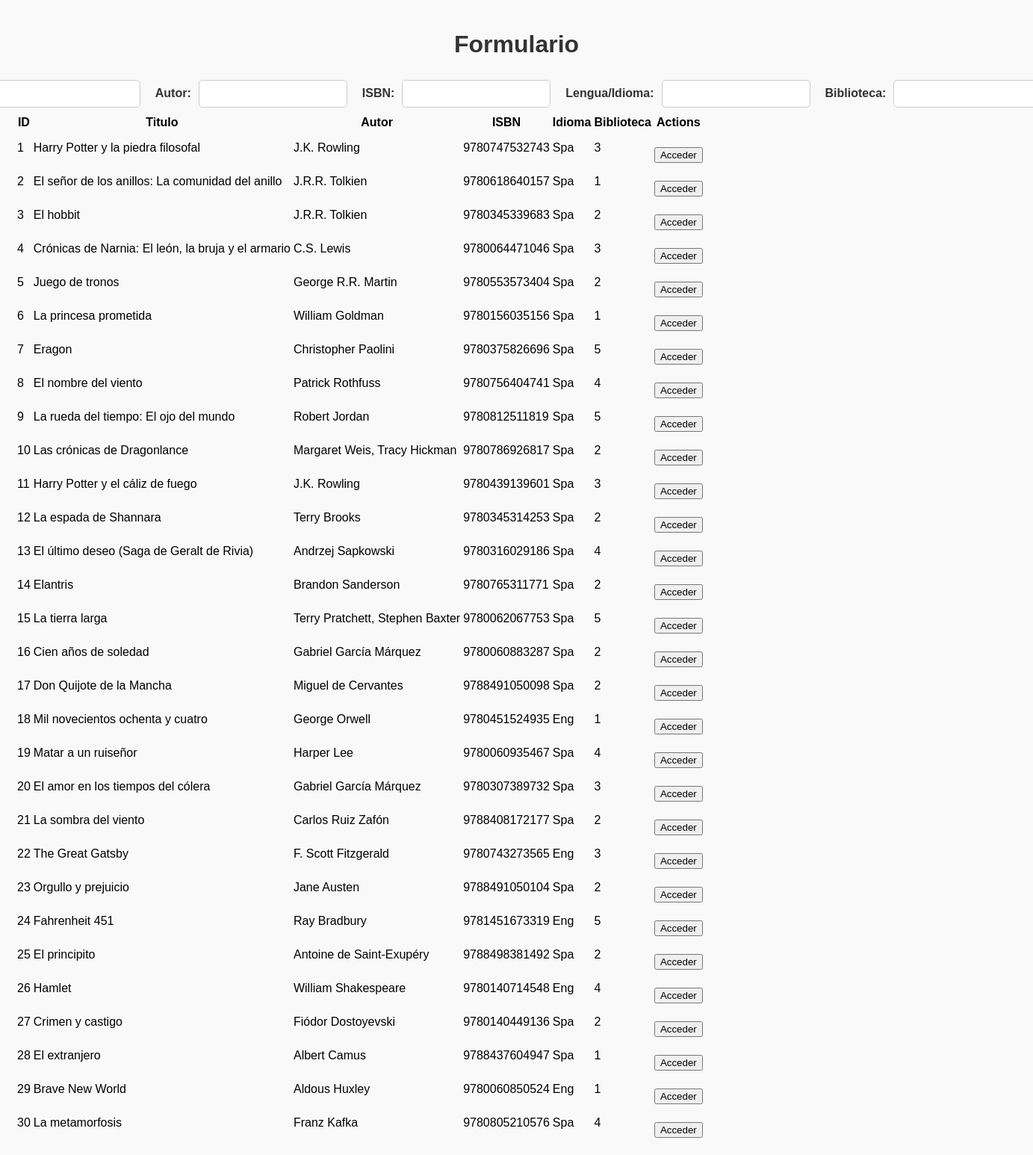
Page /conexionBBDD/indexLibros.php on the earlier database version.
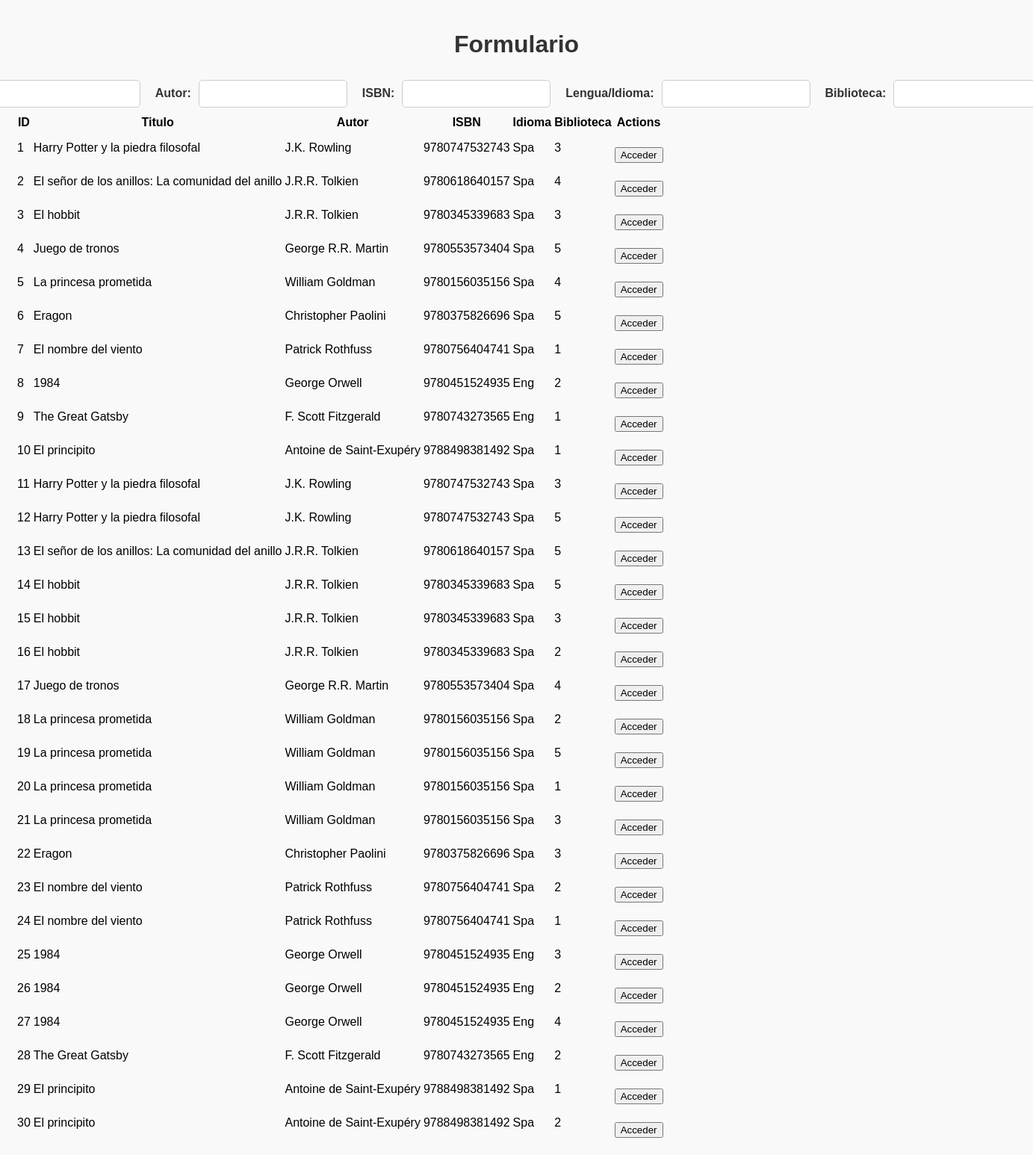
Same page on the later database version.
### tables this page shows
CREATE TABLE `book` (
  `id` int(11) NOT NULL,
  `title` varchar(255) NOT NULL,
  `author` varchar(255) NOT NULL,
  `isbn` varchar(13) NOT NULL,
  `language` varchar(3) NOT NULL,
  `id_library` int(11) DEFAULT NULL
);

### conexionBBDD/indexLibros.php (the view, shortened to what this page needs)
<?php
include_once 'baseDatos.php';
$consultaSelect = 'SELECT * FROM book';
$resultadoSelect = mysqli_query($conn, $consultaSelect);
?>
<!DOCTYPE html>
<html lang="en">
<head>
    <link rel="stylesheet" href="../css/styles.css">
</head>
<body>
    <div class="container">
        <div class="form-container">
            <?php include_once 'creacionLibros.php'; ?>
        </div>
        <table>
            <tr>
                <th>ID</th>
                <th>Titulo</th>
                <th>Autor</th>
                <th>ISBN</th>
                <th>Idioma</th>
                <th>Biblioteca</th>
                <th>Actions</th>
            </tr>
            <?php while ($row = mysqli_fetch_array($resultadoSelect)): ?>
                <tr>
                    <td><?php echo $row['id']; ?></td>
                    <td><?php echo $row['title']; ?></td>
                    <td><?php echo $row['author']; ?></td>
                    <td><?php echo $row['isbn']; ?></td>
                    <td><?php echo $row['language']; ?></td>
                    <td><?php echo $row['id_library']; ?></td>
                    <td>
                        <form action="detalleLibro.php" method="POST">
                            <input type="submit" value="Acceder">
                        </form>
                    </td>
                </tr>
            <?php endwhile; ?>
        </table>
    </div>
</body>
</html>

### conexionBBDD/creacionLibros.php (shortened to what this page needs)
<!DOCTYPE html>
<html>
<head>
    <link rel="stylesheet" href="">
</head>
<body>
    <h1>Formulario</h1>
    <form method="post" action="crearLibros.php">
        <label for="title">Nombre del Libro: </label><input type="text" name="title"><br><br>
        <label for="author">Autor: </label><input type="text" name="author"><br><br>
        <label for="isbn">ISBN: </label><input type="text" name="isbn"><br><br>
        <label for="language">Lengua/Idioma: </label><input type="text" name="language"><br><br>
        <label for="id_library">Biblioteca: </label><input type="text" name="id_library"><br><br>
    </form>
</body>
</html>

### css/styles.css (style rules this page uses)
body { font-family: Arial, sans-serif; background-color: #f9f9f9; margin: 0; padding: 20px; }
h1 { text-align: center; color: #333; margin-bottom: 20px; }
form { display: flex; justify-content: center; align-items: center; margin-top: 20px; gap: 10px; }
form label { font-weight: bold; color: #333; }
form input[type="text"] { padding: 10px; border: 1px solid #ccc; border-radius: 5px; transition: border-color 0.3s ease; }

Differences in the rows shown:
changed book id 2: id_library "1" → "4"
changed book id 3: id_library "2" → "3"
changed book id 4: title "Crónicas de Narnia: El león, la bruja y el armario" → "Juego de tronos"; author "C.S. Lewis" → "George R.R. Martin"; isbn "9780064471046" → "9780553573404"; id_library "3" → "5"
changed book id 5: title "Juego de tronos" → "La princesa prometida"; author "George R.R. Martin" → "William Goldman"; isbn "9780553573404" → "9780156035156"; id_library "2" → "4"
changed book id 6: title "La princesa prometida" → "Eragon"; author "William Goldman" → "Christopher Paolini"; isbn "9780156035156" → "9780375826696"; id_library "1" → "5"
changed book id 7: title "Eragon" → "El nombre del viento"; author "Christopher Paolini" → "Patrick Rothfuss"; isbn "9780375826696" → "9780756404741"; id_library "5" → "1"
changed book id 8: title "El nombre del viento" → "1984"; author "Patrick Rothfuss" → "George Orwell"; isbn "9780756404741" → "9780451524935"; language "Spa" → "Eng"; id_library "4" → "2"
changed book id 9: title "La rueda del tiempo: El ojo del mundo" → "The Great Gatsby"; author "Robert Jordan" → "F. Scott Fitzgerald"; isbn "9780812511819" → "9780743273565"; language "Spa" → "Eng"; id_library "5" → "1"
changed book id 10: title "Las crónicas de Dragonlance" → "El principito"; author "Margaret Weis, Tracy Hickman" → "Antoine de Saint-Exupéry"; isbn "9780786926817" → "9788498381492"; id_library "2" → "1"
changed book id 11: title "Harry Potter y el cáliz de fuego" → "Harry Potter y la piedra filosofal"; isbn "9780439139601" → "9780747532743"
changed book id 12: title "La espada de Shannara" → "Harry Potter y la piedra filosofal"; author "Terry Brooks" → "J.K. Rowling"; isbn "9780345314253" → "9780747532743"; id_library "2" → "5"
changed book id 13: title "El último deseo (Saga de Geralt de Rivia)" → "El señor de los anillos: La comunidad del anillo"; author "Andrzej Sapkowski" → "J.R.R. Tolkien"; isbn "9780316029186" → "9780618640157"; id_library "4" → "5"
changed book id 14: title "Elantris" → "El hobbit"; author "Brandon Sanderson" → "J.R.R. Tolkien"; isbn "9780765311771" → "9780345339683"; id_library "2" → "5"
changed book id 15: title "La tierra larga" → "El hobbit"; author "Terry Pratchett, Stephen Baxter" → "J.R.R. Tolkien"; isbn "9780062067753" → "9780345339683"; id_library "5" → "3"
changed book id 16: title "Cien años de soledad" → "El hobbit"; author "Gabriel García Márquez" → "J.R.R. Tolkien"; isbn "9780060883287" → "9780345339683"
changed book id 17: title "Don Quijote de la Mancha" → "Juego de tronos"; author "Miguel de Cervantes" → "George R.R. Martin"; isbn "9788491050098" → "9780553573404"; id_library "2" → "4"
changed book id 18: title "Mil novecientos ochenta y cuatro" → "La princesa prometida"; author "George Orwell" → "William Goldman"; isbn "9780451524935" → "9780156035156"; language "Eng" → "Spa"; id_library "1" → "2"
changed book id 19: title "Matar a un ruiseñor" → "La princesa prometida"; author "Harper Lee" → "William Goldman"; isbn "9780060935467" → "9780156035156"; id_library "4" → "5"
changed book id 20: title "El amor en los tiempos del cólera" → "La princesa prometida"; author "Gabriel García Márquez" → "William Goldman"; isbn "9780307389732" → "9780156035156"; id_library "3" → "1"
changed book id 21: title "La sombra del viento" → "La princesa prometida"; author "Carlos Ruiz Zafón" → "William Goldman"; isbn "9788408172177" → "9780156035156"; id_library "2" → "3"
changed book id 22: title "The Great Gatsby" → "Eragon"; author "F. Scott Fitzgerald" → "Christopher Paolini"; isbn "9780743273565" → "9780375826696"; language "Eng" → "Spa"
changed book id 23: title "Orgullo y prejuicio" → "El nombre del viento"; author "Jane Austen" → "Patrick Rothfuss"; isbn "9788491050104" → "9780756404741"
changed book id 24: title "Fahrenheit 451" → "El nombre del viento"; author "Ray Bradbury" → "Patrick Rothfuss"; isbn "9781451673319" → "9780756404741"; language "Eng" → "Spa"; id_library "5" → "1"
changed book id 25: title "El principito" → "1984"; author "Antoine de Saint-Exupéry" → "George Orwell"; isbn "9788498381492" → "9780451524935"; language "Spa" → "Eng"; id_library "2" → "3"
changed book id 26: title "Hamlet" → "1984"; author "William Shakespeare" → "George Orwell"; isbn "9780140714548" → "9780451524935"; id_library "4" → "2"
changed book id 27: title "Crimen y castigo" → "1984"; author "Fiódor Dostoyevski" → "George Orwell"; isbn "9780140449136" → "9780451524935"; language "Spa" → "Eng"; id_library "2" → "4"
changed book id 28: title "El extranjero" → "The Great Gatsby"; author "Albert Camus" → "F. Scott Fitzgerald"; isbn "9788437604947" → "9780743273565"; language "Spa" → "Eng"; id_library "1" → "2"
changed book id 29: title "Brave New World" → "El principito"; author "Aldous Huxley" → "Antoine de Saint-Exupéry"; isbn "9780060850524" → "9788498381492"; language "Eng" → "Spa"
changed book id 30: title "La metamorfosis" → "El principito"; author "Franz Kafka" → "Antoine de Saint-Exupéry"; isbn "9780805210576" → "9788498381492"; id_library "4" → "2"
